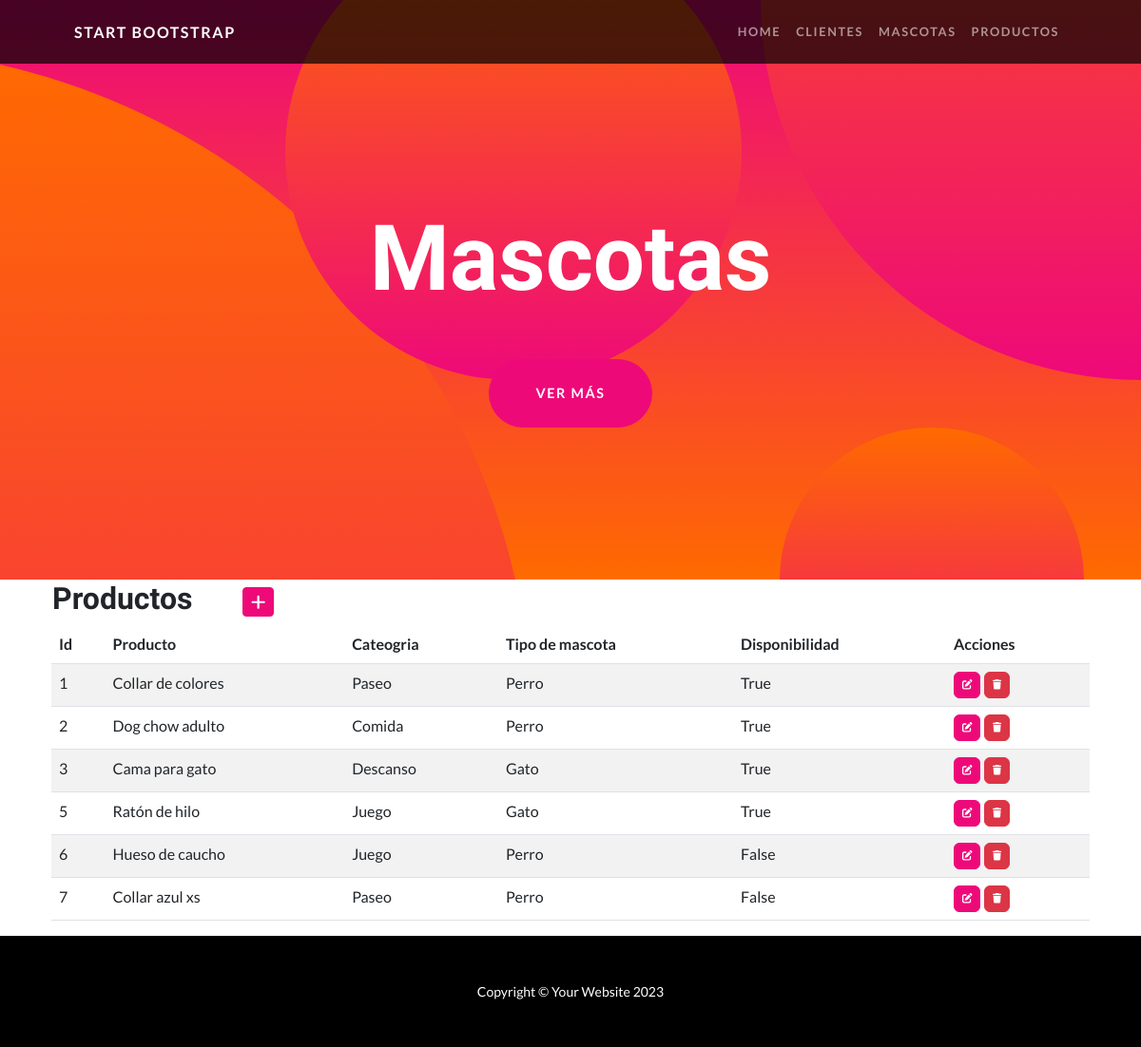
Before: /apptienda/productos/ with the older database file.
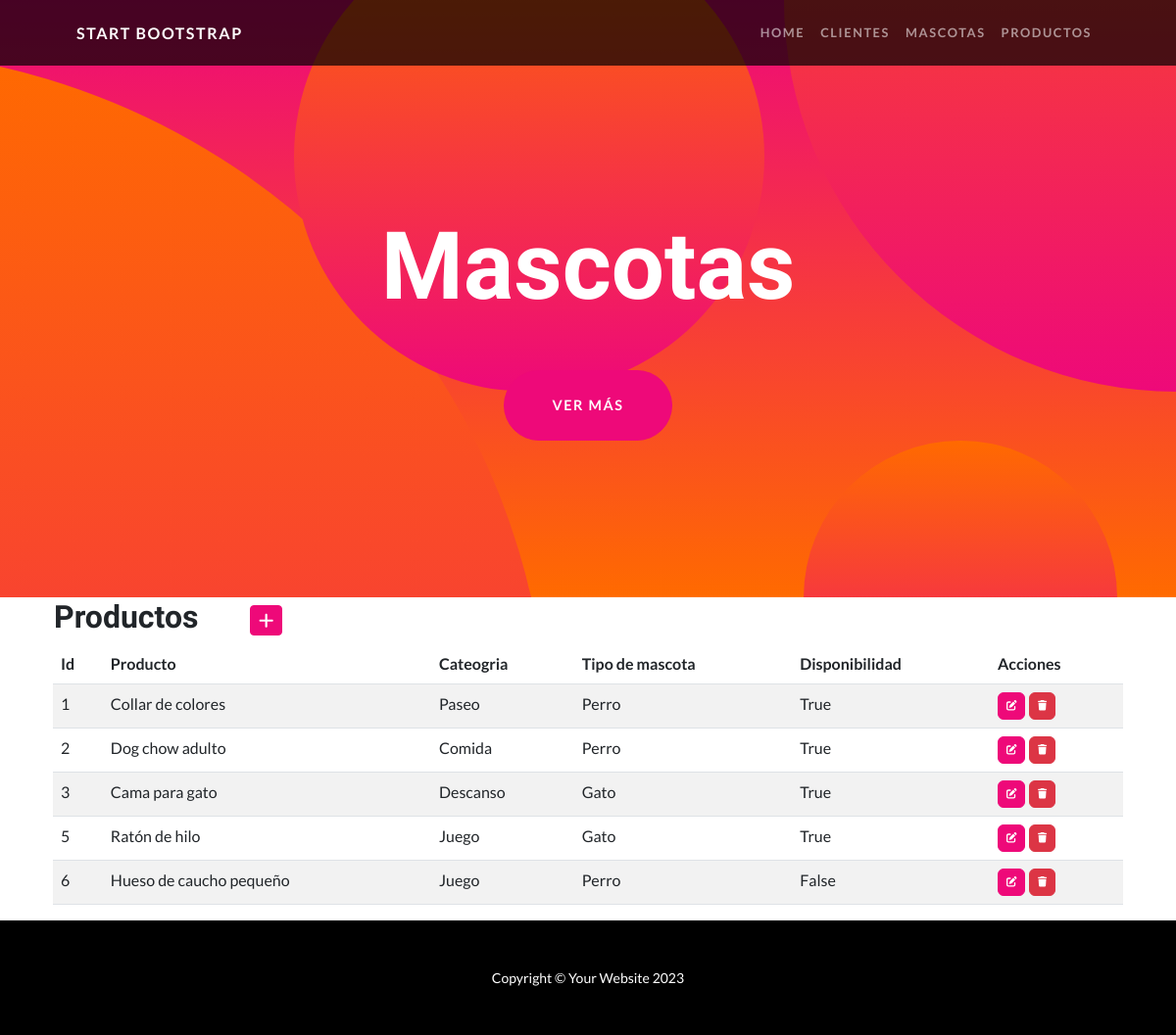
After: the same page with the newer database file.
### apptienda/models.py (models this page shows, shortened)
class Producto(models.Model):
    nombre_producto = models.CharField(max_length=50)
    categoria = models.CharField(max_length=50)
    tipo_de_animal = models.CharField(max_length=50)
    disponibilidad= models.BooleanField()

### apptienda/views.py (the view)
# urls.py: path('productos/', ProductosList.as_view(), name='productos'),
class ProductosList(ListView):
    model=Producto

### apptienda/templates/apptienda/producto_list.html
{% extends 'apptienda/home.html' %}
{% block title %}
    <h1 class="masthead-heading mb-0">Mascotas</h1>
{% endblock title %}
{% block contenido %}
<table>
    <tr>
        <td width="200"><h2>Productos</h2></td>
        <td>
            <a
            href="{% url 'producto_create' %}"
            class="btn btn-primary btn-sm"
            ><i class="fa fa-plus fa-lg" title="Crear"> </i>
            </a>
        </td>
    </tr>
</table>
    <table class="table table-striped">
        <thead>
            <tr>
                <th>Id</th>
                <th>Producto</th>
                <th>Cateogria</th>
                <th>Tipo de mascota</th>
                <th>Disponibilidad</th>
                <th>Acciones</th>
            </tr>
        </thead>
        <tbody>
            {% for p in producto_list %}
                <tr>
                    <td>{{p.id}}</td>
                    <td>{{p.nombre_producto}}</td>
                    <td>{{p.categoria}}</td>
                    <td>{{p.tipo_de_animal}}</td>
                    <td>{{p.disponibilidad}}</td>
                    <td>
                        <a
                          href="{% url 'producto_update' p.id %}"
                          class="btn btn-primary"
                          style="--bs-btn-padding-y: .25rem; --bs-btn-padding-x: .5rem; --bs-btn-font-size: .75rem;"
                          ><i class="fa fa-edit fa-sm" title="Edit Record"></i>
                        </a>
                        <a
                          href="{% url 'producto_delete' p.id %}"
                          class="btn btn-danger"
                          style="--bs-btn-padding-y: .25rem; --bs-btn-padding-x: .5rem; --bs-btn-font-size: .75rem;"
                          ><i class="fa fa-trash fa-sm" title="Delete Record"></i>
                        </a>
                      </td>
                </tr>
            {% endfor %}
        </tbody>
    </table>
{% endblock contenido %}

### apptienda/templates/apptienda/home.html (shortened to what this page needs)
<!DOCTYPE html>
<html lang="en">
    <head>
        {% load static %}
        <link href="{% static 'css/styles.css' %}" rel="stylesheet" />
        <link rel="stylesheet" href="https://cdnjs.cloudflare.com/ajax/libs/font-awesome/6.4.0/css/all.min.css">
    </head>
    <body id="page-top">
        <nav class="navbar navbar-expand-lg navbar-dark navbar-custom fixed-top">
            <div class="container px-5">
                <a class="navbar-brand" href="#page-top">Start Bootstrap</a>
                <div class="collapse navbar-collapse" id="navbarResponsive">
                    <ul class="navbar-nav ms-auto">
                        <li class="nav-item"><a class="nav-link" href="{% url 'home' %}">Home</a></li>
                        <li class="nav-item"><a class="nav-link" href="{% url 'clientes' %}">Clientes</a></li>
                        <li class="nav-item"><a class="nav-link" href="{% url 'mascotas' %}">Mascotas</a></li>
                        <li class="nav-item"><a class="nav-link" href="{% url 'productos' %}">Productos</a></li>
                    </ul>
                </div>
            </div>
        </nav>
        <header class="masthead text-center text-white">
            <div class="masthead-content">
                <div class="container px-5">
                    {% block title %}{% endblock title %}
                    <a class="btn btn-primary btn-xl rounded-pill mt-5" href="#scroll">ver más</a>
                </div>
            </div>
            <div class="bg-circle-1 bg-circle"></div>
            <div class="bg-circle-2 bg-circle"></div>
            <div class="bg-circle-3 bg-circle"></div>
            <div class="bg-circle-4 bg-circle"></div>
        </header>
        <section id="scroll">
            <div class="container px-5">
                <div class="row gx-5 align-items-center">
                    {% block contenido %}
                    {% endblock contenido %}
                </div>
            </div>
        </section>
        <footer class="py-5 bg-black">
            <div class="container px-5"><p class="m-0 text-center text-white small">Copyright &copy; Your Website 2023</p></div>
        </footer>
    </body>
</html>

Changed rows visible on the page:
removed Producto: id "7", nombre_producto "Collar azul xs", categoria "Paseo", tipo_de_animal "Perro", disponibilidad "False"
changed Producto "False": nombre_producto "Hueso de caucho" → "Hueso de caucho pequeño"
